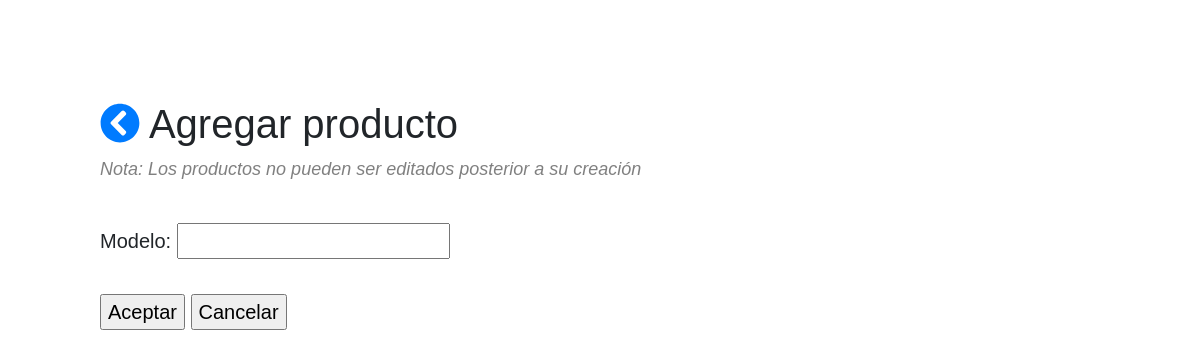
/category/3/create_product, run on an earlier commit of the app's database.
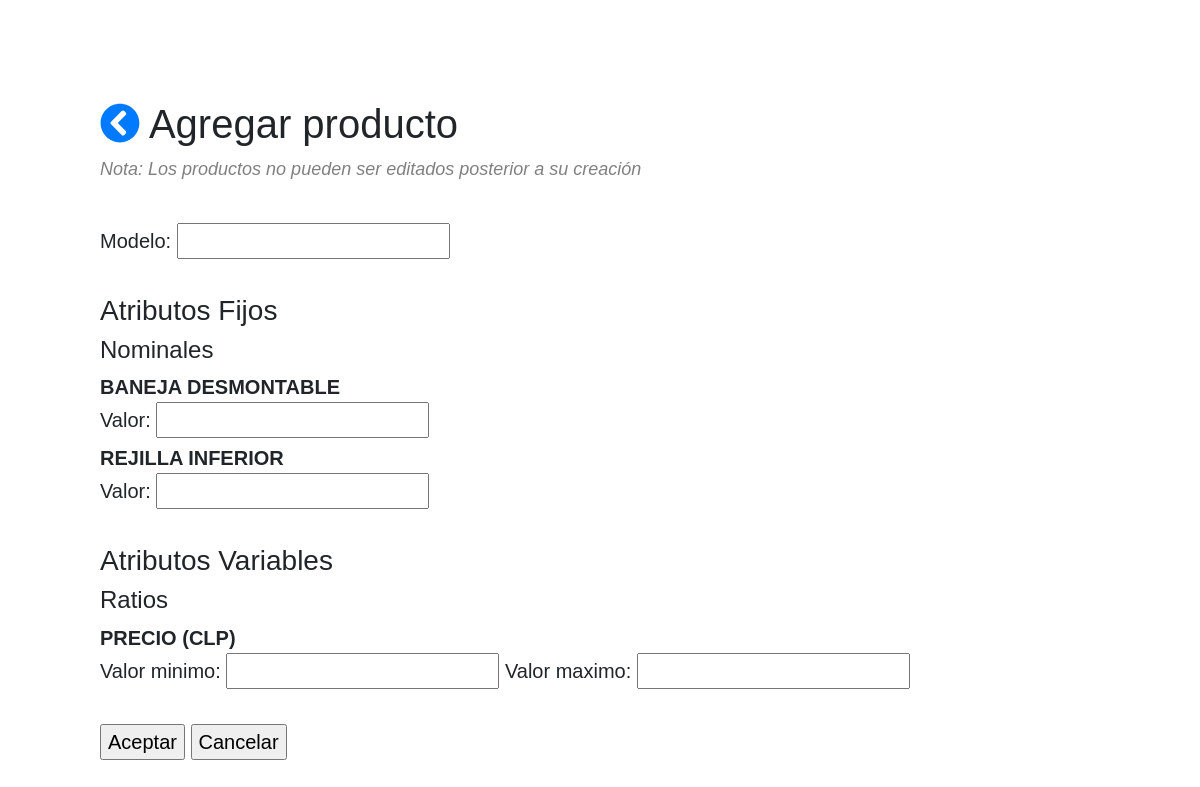
And on a later commit of the database.
### catalog/models.py (models this page shows, shortened)
class Attribute(models.Model):
	name = models.CharField(max_length = 64)
	category = models.ForeignKey(Category,
								on_delete = models.CASCADE,
								related_name = "attributes")
	attribute_type = models.CharField(max_length = 8,
									choices = [("NOMINAL", "NOMINAL"),
												("RATIO", "RATIO")])
	fixed = models.CharField(max_length = 2,
							choices = [("NO", "NO"),
										("SI", "SI")])
	unit = models.ForeignKey(Unit,
								on_delete = models.PROTECT,
								null = True,
								blank = True)
	zone_or_global = models.CharField(max_length = 8,
									choices = [("ZONA", "ZONA"),
												("NACIONAL", "NACIONAL")])
	CHOICES = (
	    (None, "-------"),
	    (True, "SI"),
	    (False, "NO")
	)
	only_integers = models.BooleanField(null = True, blank = True, choices = CHOICES)
	accept_others = models.BooleanField(null = True, blank = True, choices = CHOICES)
	class Meta:
		unique_together = [['name', 'category']]
	def __str__(self):
		return self.name
	def full_str(self):
		if self.attribute_type == "NOMINAL":
			return self.name
		else:
			return self.name + " (" + self.unit.abbreviation +")"
	def get_form_fields(self):
		if self.fixed == "SI" and self.attribute_type == "NOMINAL":
			if self.zone_or_global == "NACIONAL":
				return [{
						"zone": None,
						"fields": ['nf_{}_global_value'.format(self.name)]
						}]
		elif self.fixed == "NO" and self.attribute_type == "RATIO":
			if self.zone_or_global == "NACIONAL":
				return [{
					"zone": None,
					"fields": [
						'ruf_{}_global_min'.format(self.name),
						'ruf_{}_global_max'.format(self.name)
						]
					}]
		else:
			raise ValidationError()

class Unit(models.Model):
	name = models.CharField(max_length = 64, unique = True)
	abbreviation = models.CharField(max_length = 8, unique = True)
	is_base = models.BooleanField()
	to_base = models.FloatField()
	currency = models.BooleanField(default = False)
	dimension = models.ForeignKey(Dimension,
								on_delete = models.CASCADE,
								related_name = 'units'
		)

### catalog/views.py (the view, shortened to what this page needs)
class ProductCreate(FormView):
	form_class = ProductForm
	template_name = "catalog/product_form.html"
	def get_form_kwargs(self):
		kwargs = super(ProductCreate, self).get_form_kwargs()
		category = get_object_or_404(Category, pk=self.kwargs['pk'])
		nom_fix = category.attributes.filter(
			attribute_type = "NOMINAL",
			fixed = "SI")
		rat_fix = category.attributes.filter(
			attribute_type = "RATIO",
			fixed = "SI")
		nom_unfix = category.attributes.filter(
			attribute_type = "NOMINAL",
			fixed = "NO")
		rat_unfix = category.attributes.filter(
			attribute_type = "RATIO",
			fixed = "NO")
		kwargs["category"] = category
		kwargs["bid"] = category.bid
		kwargs["zones"] = category.bid.zones.all()
		kwargs["attributes"] = {
			"nom_fix" : nom_fix,
			"rat_fix" : rat_fix,
			"nom_unfix" : nom_unfix ,
			"rat_unfix" : rat_unfix ,
		}
		return kwargs
	def get_context_data(self, **kwargs):
		context = super(ProductCreate, self).get_context_data()
		kwargs = self.get_form_kwargs()
		context['category'] = kwargs['category']
		context['branch'] = kwargs['category'].get_branch()
		context['attributes'] = kwargs["attributes"]
		context['bid'] = kwargs["bid"]
		context['zones'] = kwargs["zones"]
		return context

### catalog/models.py (called while the page is built)
	def get_branch(self):
		branch = []
		node = self
		while True:
			branch = [node] + branch
			node = node.parent
			if node == None:
				break
		return branch

### catalog/templatetags/catalog_extras.py (called while the page is built)
@register.filter
def get_obj_attr(form, field):
	return [form[field].errors, form[field].label_tag, form[field]]

### catalog/templates/catalog/product_form.html (shortened to what this page needs)
{% extends "base_bootstrap.html" %}
{% load crispy_forms_tags %}
{% load catalog_extras %}
{% block content %}
<div class=header>
    <h1>
        <a href="{% url 'catalog:category_detail' category.id%}"> <i class="fa fa-chevron-circle-left"></i></a>
        {% if product %}
            Editar producto
        {% else %}
            Agregar producto
        {% endif %}
    </h1>
    <div class=note>
        Nota: Los productos no pueden ser editados posterior a su creación
    </div>
</div>
<form action="" method="post">
{{ form.name.label_tag }}
{{ form.name }}
{% if attributes.nom_fix or attributes.rat_fix %}
    <br><br>
    <h3> Atributos Fijos </h3>
    {% if attributes.nom_fix %}
        <h4>Nominales</h4>
        {% for att in attributes.nom_fix %}
        	<strong>{{att.full_str}}</strong>
            <br>
            {% for field_set in att.get_form_fields %}
                {% for form_field in field_set.fields %}
                    {% for x in form|get_obj_attr:form_field %}
                        {{x}}
                    {% endfor %}
                {% endfor %}
            <br>
            {% endfor %}
        {% endfor %}
    {% endif %}
{% endif %}
<br>
{% if attributes.nom_unfix or attributes.rat_unfix %}
    <h3> Atributos Variables </h3>
    {% if attributes.rat_unfix %}
        <h4>Ratios</h4>
        {% for att in attributes.rat_unfix %}
        	<strong>{{att.full_str}}</strong>
            <br>
            {% for field_set in att.get_form_fields %}
                {% for form_field in field_set.fields %}
                    {% for x in form|get_obj_attr:form_field %}
                        {{x}}
                    {% endfor %}
                {% endfor %}
            <br>
            {% endfor %}
        {% endfor %}
    {% endif %}
{% endif %}
<br>
<input type="submit" value="Aceptar">
<input type="submit" value="Cancelar" onclick="window.location.href='{% url 'catalog:category_detail' category.id %}';return false;">
</form>
{% endblock %}

What changed in the data, as far as the page shows it:
added Attribute: full_str "BANEJA DESMONTABLE", form "Valor:", shown under "Nominales"
added Attribute: full_str "REJILLA INFERIOR", form "Valor:", shown under "Nominales"
added Attribute: full_str "PRECIO (CLP)", form "Valor minimo:" "Valor maximo:", shown under "Ratios"
Also different on the page:
text now shown: "Atributos Fijos Nominales Atributos Variables Ratios"
